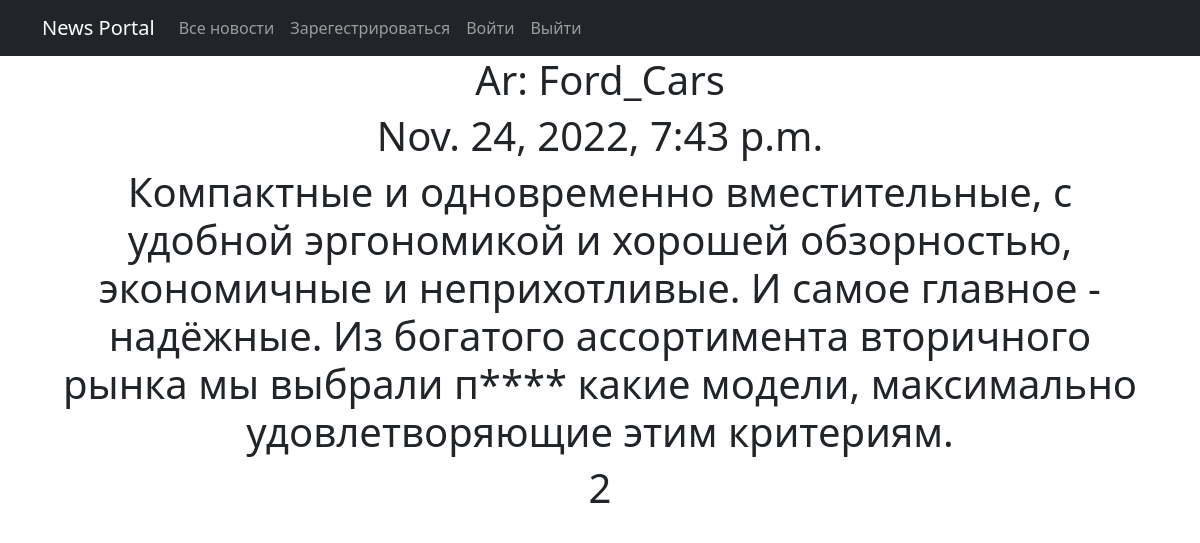
The page /news/2 on the database its author committed.
### news/models.py (models this page shows, shortened)
class Post(models.Model):
    author = models.ForeignKey(Author, on_delete=models.CASCADE)
    ARTICLE = "AR"
    NEWS = "NW"
    CATEGORY_CHOICES = (
        (ARTICLE, "Статья"),
        (NEWS, "Новость")
    )
    categoryTypes = models.CharField(max_length=2, choices=CATEGORY_CHOICES, default=ARTICLE)
    dateCreation = models.DateTimeField(auto_now_add=True)
    title = models.CharField(max_length=256)
    text = models.TextField()
    rating = models.IntegerField(default=0)
    category = models.ManyToManyField(Category, through='PostCategory')
    def __str__(self):
        return f'{self.categoryTypes.title()}: {self.title[:20]}'

### news/views.py (the view)
# urls.py: path('<int:pk>', PostDetail.as_view(), name='post_detail'),
class PostDetail(DetailView):
    model = Post
    ordering = 'name'
    template_name = 'news_id.html'
    context_object_name = 'post'

### news/templatetags/custom_filters.py (called while the page is built)
@register.filter()
def censor(value):
    if not isinstance(value, str):
        raise TypeError(f"unresolved type '{type(value)}' expected type 'str'")
    for word in value.split():
        if word.lower() in censor_list:
            value = value.replace(word, f"{word[0]}{'*' * (len(word) - 1)}")
    return value

### news/templates/news_id.html (shortened to what this page needs)
{% extends 'flatpages/default.html' %}
{% load custom_filters %}
{% load custom_tags %}
{% block content %}
<h1>{{ post }}</h1>
<h1>{{post.dateCreation}}</h1>
<h1>{{post.text|censor}}</h1>
<h1>{{post.rating}}</h1>
{% endblock content %}

### rows shown on the page
Post: categoryTypes+title "Ar: Ford_Cars", dateCreation "Nov. 24, 2022, 7:43 p.m.", text|censor "Компактные и одновременно вместительные, с удобной эргономикой и хорошей обзорностью, экономичные и неприхотливые. И самое главное - надёжные. Из богатого ассортимента вторичного рынка мы выбрали п**** какие модели, максимально удовлетворяющие этим критериям.", rating "2"
